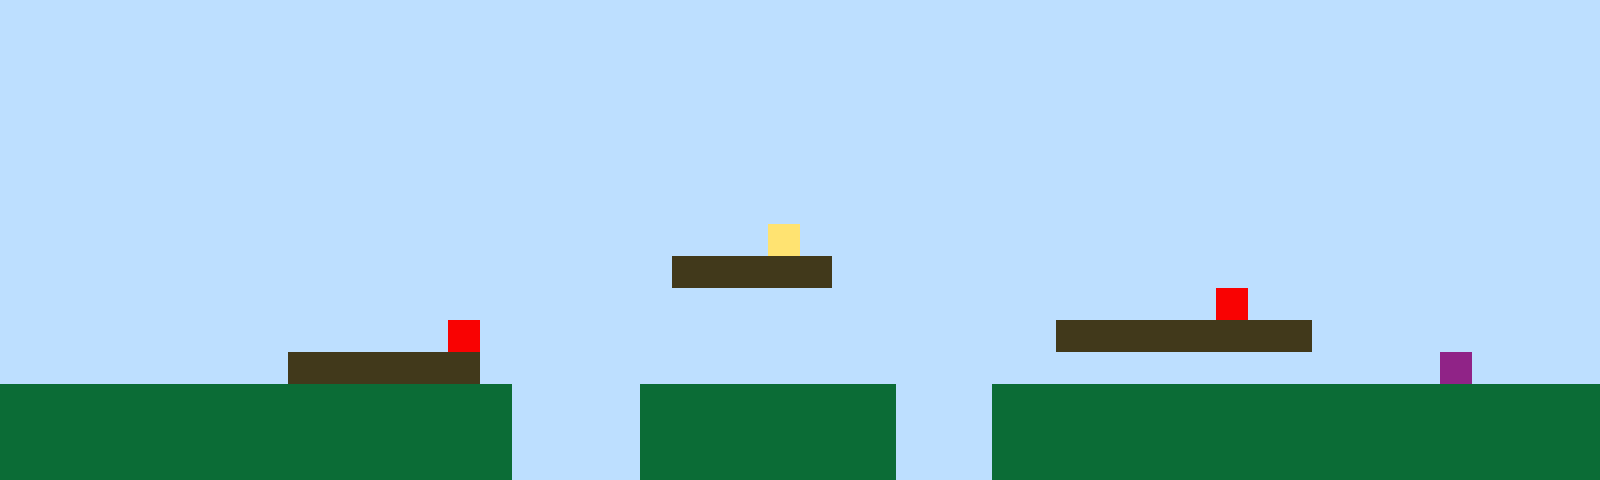

Tiled map render using the project's own tile images. Description and the whole map definition, tile-layer contents included, below:
An orthogonal 50x15 tile map with 32x32 px tiles, 1 tile layer (Tile Layer 1).

<map version="1.10" tiledversion="1.11.2" orientation="orthogonal" renderorder="right-up" width="50" height="15" tilewidth="32" tileheight="32" infinite="0" nextlayerid="2" nextobjectid="1"><editorsettings><export target="map1.csv" format="csv" /></editorsettings><tileset firstgid="1" name="sprites" tilewidth="32" tileheight="32" tilecount="6" columns="3"><image source="sprites.png" width="96" height="64" /></tileset><layer id="1" name="Tile Layer 1" width="50" height="15"><data encoding="csv">1,1,1,1,1,1,1,1,1,1,1,1,1,1,1,1,1,1,1,1,1,1,1,1,1,1,1,1,1,1,1,1,1,1,1,1,1,1,1,1,1,1,1,1,1,1,1,1,1,1,1,1,1,1,1,1,1,1,1,1,1,1,1,1,1,1,1,1,1,1,1,1,1,1,1,1,1,1,1,1,1,1,1,1,1,1,1,1,1,1,1,1,1,1,1,1,1,1,1,1,1,1,1,1,1,1,1,1,1,1,1,1,1,1,1,1,1,1,1,1,1,1,1,1,1,1,1,1,1,1,1,1,1,1,1,1,1,1,1,1,1,1,1,1,1,1,1,1,1,1,1,1,1,1,1,1,1,1,1,1,1,1,1,1,1,1,1,1,1,1,1,1,1,1,1,1,1,1,1,1,1,1,1,1,1,1,1,1,1,1,1,1,1,1,1,1,1,1,1,1,1,1,1,1,1,1,1,1,1,1,1,1,1,1,1,1,1,1,1,1,1,1,1,1,1,1,1,1,1,1,1,1,1,1,1,1,1,1,1,1,1,1,1,1,1,1,1,1,1,1,1,1,1,1,1,1,1,1,1,1,1,1,1,1,1,1,1,1,1,1,1,1,1,1,1,1,1,1,1,1,1,1,1,1,1,1,1,1,1,1,1,1,1,1,1,1,1,1,1,1,1,1,1,1,1,1,1,1,1,1,1,1,1,1,1,1,1,1,1,1,1,1,1,1,1,1,1,1,1,1,1,1,1,1,1,1,1,1,1,1,1,1,1,1,1,1,1,1,1,1,1,1,1,1,1,1,1,1,1,1,1,1,1,1,1,1,1,1,1,1,1,1,1,1,4,1,1,1,1,1,1,1,1,1,1,1,1,1,1,1,1,1,1,1,1,1,1,1,1,1,1,1,1,1,1,1,1,1,1,1,1,1,1,1,1,1,1,1,1,1,1,3,3,3,3,3,1,1,1,1,1,1,1,1,1,1,1,1,1,1,1,1,1,1,1,1,1,1,1,1,1,1,1,1,1,1,1,1,1,1,1,1,1,1,1,1,1,1,1,1,1,1,1,1,1,1,1,1,1,1,1,1,1,1,1,1,1,1,5,1,1,1,1,1,1,1,1,1,1,1,1,1,1,1,1,1,1,1,1,1,1,1,1,1,5,1,1,1,1,1,1,1,1,1,1,1,1,1,1,1,1,1,1,3,3,3,3,3,3,3,3,1,1,1,1,1,1,1,1,1,1,1,1,1,1,1,1,1,1,3,3,3,3,3,3,1,1,1,1,1,1,1,1,1,1,1,1,1,1,1,1,1,1,1,1,1,1,1,1,1,1,1,1,1,1,6,1,1,1,1,2,2,2,2,2,2,2,2,2,2,2,2,2,2,2,2,1,1,1,1,2,2,2,2,2,2,2,2,1,1,1,2,2,2,2,2,2,2,2,2,2,2,2,2,2,2,2,2,2,2,2,2,2,2,2,2,2,2,2,2,2,2,2,2,2,2,1,1,1,1,2,2,2,2,2,2,2,2,1,1,1,2,2,2,2,2,2,2,2,2,2,2,2,2,2,2,2,2,2,2,2,2,2,2,2,2,2,2,2,2,2,2,2,2,2,2,1,1,1,1,2,2,2,2,2,2,2,2,1,1,1,2,2,2,2,2,2,2,2,2,2,2,2,2,2,2,2,2,2,2</data></layer></map>
